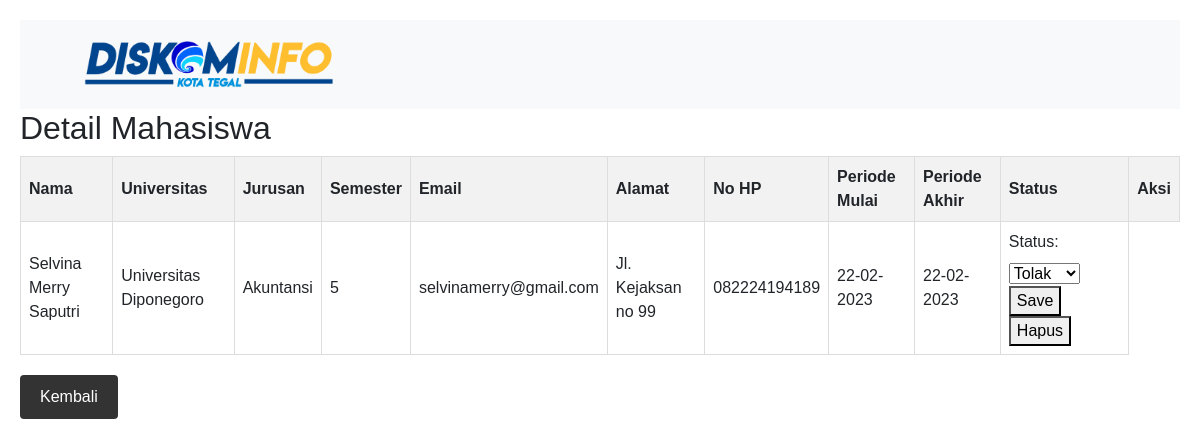
The app's page /detail-mahasiswa.php?id=3 with its own data.
### tables this page shows
CREATE TABLE `data_mahasiswa` (
  `id` int(11) NOT NULL,
  `nama` varchar(100) NOT NULL,
  `universitas` varchar(50) NOT NULL,
  `jurusan` varchar(50) NOT NULL,
  `semester` int(5) NOT NULL,
  `email` varchar(100) NOT NULL,
  `alamat` varchar(400) NOT NULL,
  `no_hp` varchar(15) NOT NULL,
  `periode_mulai` varchar(50) NOT NULL,
  `periode_akhir` varchar(50) NOT NULL,
  `status` tinyint(1) NOT NULL
);

### detail-mahasiswa.php (the view, shortened to what this page needs)
<?php
include "functions.php";
if (isset($_GET['id'])) {
    $mahasiswa_id = $_GET['id'];
    $query = "SELECT * FROM data_mahasiswa WHERE id = $mahasiswa_id";
    $result = mysqli_query($conn, $query);
    if (mysqli_num_rows($result) > 0) {
      $mahasiswa = mysqli_fetch_assoc($result);
    } else {
      echo "Data not found";
    }
  }
?>
<!DOCTYPE html>
<html>
<head>
<link rel="stylesheet" href="./index.css" />
<link
      rel="stylesheet"
      href="https://cdn.jsdelivr.net/npm/bootstrap@4.3.1/dist/css/bootstrap.min.css"
    />
</head>
<body>
<nav class="navbar navbar-expand-lg navbar-light bg-light p-3">
      <a class="navbar-brand ml-5" href="./"><img class="logo-nav" src="./img/logo_diskominfo.png" alt="" /></a>
    </nav>
    <div class="row">
      <div class="col"><h2>Detail Mahasiswa</h2>
      <table>
  <tr>
    <th>Nama</th>
    <th>Universitas</th>
    <th>Jurusan</th>
    <th>Semester</th>
    <th>Email</th>
    <th>Alamat</th>
    <th>No HP</th>
    <th>Periode Mulai</th>
    <th>Periode Akhir</th>
    <th>Status</th>
    <th>Aksi</th>
  </tr>
  <tr>
    <td><?= $mahasiswa['nama'] ?></td>
    <td><?= $mahasiswa['universitas'] ?></td>
    <td><?= $mahasiswa['jurusan'] ?></td>
    <td><?= $mahasiswa['semester'] ?></td>
    <td><?= $mahasiswa['email'] ?></td>
    <td><?= $mahasiswa['alamat'] ?></td>
    <td><?= $mahasiswa['no_hp'] ?></td>
    <td><?= $mahasiswa['periode_mulai'] ?></td>
    <td><?= $mahasiswa['periode_akhir'] ?></td>
    <td>
      <form action="" method="POST">
        <label for="status">Status:</label>
        <select name="status" id="status">
          <option value="0">Tolak</option>
        </select>
        <button type="submit" class="btn-save" name="save">Save</button>
        <button type="submit" class="btn-delete" name="delete">Hapus</button>
      </form>
    </td>
  </tr>
</table>
    <a class="btn-back" href="list-pendaftar.php">Kembali</a>
  </div>
</div>
</body>
</html>

### index.css (style rules this page uses)
.logo-nav { width: 250px; }
html, body { max-width: 100%; overflow-x: hidden; }
body { background-color: #e6eaf5; font-family: "Roboto", sans-serif; }

### detail-mahasiswa.php (style rules this page uses)
body { font-family: Arial, sans-serif; padding: 20px; }
table { width: 100%; border-collapse: collapse; margin-bottom: 20px; }
th, td { padding: 8px; border: 1px solid #ddd; }
th { background-color: #f2f2f2; }
.btn-back { display: inline-block; padding: 10px 20px; background-color: #333; color: #fff; text-decoration: none; border-radius: 4px; }

### records on screen
data_mahasiswa: nama "Selvina Merry Saputri", universitas "Universitas Diponegoro", jurusan "Akuntansi", semester "5", email "selvinamerry@gmail.com", alamat "Jl. Kejaksan no 99", no_hp "082224194189", periode_mulai "22-02-2023", periode_akhir "22-02-2023"
